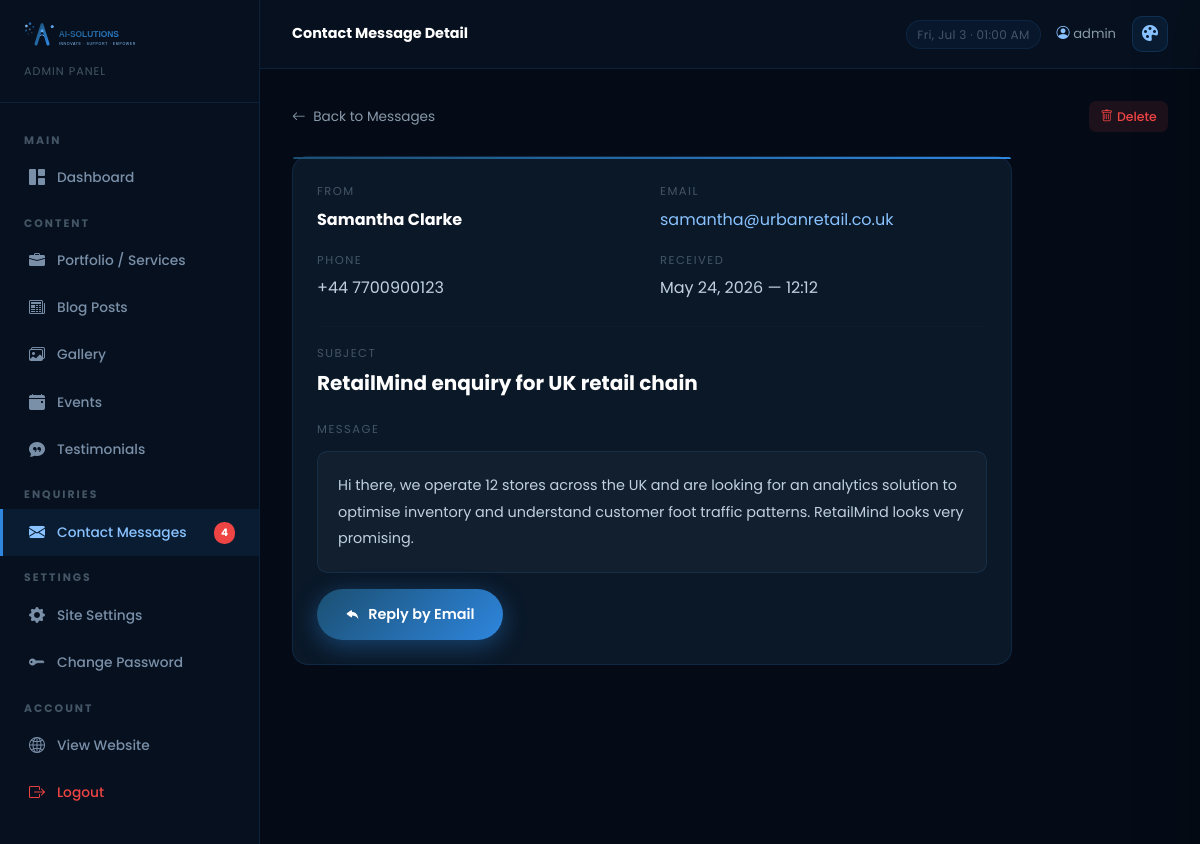
The page /panel/contacts/2/ (signed in) on the database its author committed.
### core/models.py (models this page shows, shortened)
class ContactMessage(models.Model):
    name = models.CharField(max_length=100)
    email = models.EmailField()
    phone = models.CharField(max_length=20, blank=True)
    subject = models.CharField(max_length=200)
    message = models.TextField()
    is_read = models.BooleanField(default=False)
    created_at = models.DateTimeField(auto_now_add=True)
    class Meta:
        ordering = ['-created_at']
        verbose_name = 'Contact Message'
        verbose_name_plural = 'Contact Messages'

### panel/views.py (the view)
    def wrapper(request, *args, **kwargs):
        if not request.user.is_authenticated:
            return redirect('panel_login')
        if not request.user.is_staff:
            messages.error(request, 'Access denied.')
            return redirect('panel_login')
        return view_func(request, *args, **kwargs)

### core/context_processors.py (called while the page is built)
def site_settings(request):
    return {'settings': SiteSettings.get_settings()}

def unread_messages(request):
    if request.user.is_authenticated and request.user.is_staff:
        count = ContactMessage.objects.filter(is_read=False).count()
        return {'unread_messages_count': count}
    return {'unread_messages_count': 0}

### core/models.py (called while the page is built)
    @classmethod
    def get_settings(cls):
        obj, _ = cls.objects.get_or_create(pk=1)
        return obj

### panel/views.py (called while the page is built)
def staff_required(view_func):
    def wrapper(request, *args, **kwargs):
        if not request.user.is_authenticated:
            return redirect('panel_login')
        if not request.user.is_staff:
            messages.error(request, 'Access denied.')
            return redirect('panel_login')
        return view_func(request, *args, **kwargs)
    return wrapper

@staff_required
def contact_detail(request, pk):
    msg = get_object_or_404(ContactMessage, pk=pk)
    if not msg.is_read:
        msg.is_read = True
        msg.save()
    return render(request, 'panel/contact_detail.html', {'msg': msg})

### templates/panel/contact_detail.html (shortened to what this page needs)
{% extends 'panel/base_panel.html' %}
{% block page_title %}Contact Message Detail{% endblock %}
{% block content %}
<div class="d-flex justify-content-between align-items-center mb-4">
  <a href="{% url 'panel_contacts' %}" style="color:var(--text-muted);font-size:.85rem;"><i class="bi bi-arrow-left me-1"></i> Back to Messages</a>
  <form method="post" action="{% url 'panel_contact_delete' msg.pk %}" onsubmit="return confirm('Delete this message permanently?')">
    <button type="submit" class="btn-panel-sm btn-panel-delete"><i class="bi bi-trash"></i> Delete</button>
  </form>
</div>
<div class="panel-card" style="max-width:720px;position:relative;">
  <div style="position:absolute;top:0;left:0;right:0;height:2px;background:var(--gradient-1);border-radius:16px 16px 0 0;"></div>
  <div class="row g-3 mb-4">
    <div class="col-md-6">
      <div style="font-size:.72rem;text-transform:uppercase;letter-spacing:1.5px;color:#445566;margin-bottom:.25rem;">From</div>
      <div style="color:#fff;font-weight:700;font-size:1rem;">{{ msg.name }}</div>
    </div>
    <div class="col-md-6">
      <div style="font-size:.72rem;text-transform:uppercase;letter-spacing:1.5px;color:#445566;margin-bottom:.25rem;">Email</div>
      <a href="mailto:{{ msg.email }}" style="color:var(--secondary);">{{ msg.email }}</a>
    </div>
    {% if msg.phone %}
    <div class="col-md-6">
      <div style="font-size:.72rem;text-transform:uppercase;letter-spacing:1.5px;color:#445566;margin-bottom:.25rem;">Phone</div>
      <div style="color:#c0d0e0;">{{ msg.phone }}</div>
    </div>
    {% endif %}
    <div class="col-md-6">
      <div style="font-size:.72rem;text-transform:uppercase;letter-spacing:1.5px;color:#445566;margin-bottom:.25rem;">Received</div>
      <div style="color:#c0d0e0;">{{ msg.created_at|date:"F j, Y — H:i" }}</div>
    </div>
  </div>
  <hr style="border-color:var(--dark-border);margin:1rem 0;">
  <div style="font-size:.72rem;text-transform:uppercase;letter-spacing:1.5px;color:#445566;margin-bottom:.5rem;">Subject</div>
  <h5 style="color:#fff;font-weight:700;margin-bottom:1.5rem;">{{ msg.subject }}</h5>
  <div style="font-size:.72rem;text-transform:uppercase;letter-spacing:1.5px;color:#445566;margin-bottom:.75rem;">Message</div>
  <div style="background:rgba(255,255,255,0.03);border:1px solid var(--dark-border);border-radius:10px;padding:1.25rem;font-size:.9rem;color:#c0d0e0;line-height:1.85;white-space:pre-wrap;">{{ msg.message }}</div>
  <div class="mt-3">
    <a href="mailto:{{ msg.email }}?subject=Re: {{ msg.subject }}" class="btn-primary-custom" style="display:inline-flex;">
      <i class="bi bi-reply-fill"></i> Reply by Email
    </a>
  </div>
</div>
{% endblock %}

### templates/panel/base_panel.html (shortened to what this page needs)
{% load static %}
<!DOCTYPE html>
<html lang="en">
<head>
  <link href="https://cdn.jsdelivr.net/npm/bootstrap@5.3.3/dist/css/bootstrap.min.css" rel="stylesheet">
  <link rel="stylesheet" href="https://cdn.jsdelivr.net/npm/bootstrap-icons@1.11.3/font/bootstrap-icons.min.css">
  <link rel="stylesheet" href="{% static 'css/style.css' %}">
</head>
<body>
<div class="panel-wrapper">
  <aside class="panel-sidebar">
    <div class="panel-sidebar-header">
      <a href="{% url 'home' %}" class="d-block">
        <img src="{% static 'images/logo.svg' %}" alt="AI-Solutions" height="36">
      </a>
      <div style="font-size:.7rem;color:#445566;margin-top:6px;letter-spacing:1px;text-transform:uppercase;">Admin Panel</div>
    </div>
    <nav class="panel-nav">
      <span class="panel-nav-section">Main</span>
      <a href="{% url 'panel_dashboard' %}" class="panel-nav-link {% if request.resolver_match.url_name == 'panel_dashboard' %}active{% endif %}">
        <i class="bi bi-grid-1x2-fill"></i> Dashboard
      </a>
      <span class="panel-nav-section">Content</span>
      <a href="{% url 'panel_services' %}" class="panel-nav-link {% if 'panel_service' in request.resolver_match.url_name %}active{% endif %}">
        <i class="bi bi-briefcase-fill"></i> Portfolio / Services
      </a>
      <a href="{% url 'panel_blog' %}" class="panel-nav-link {% if 'panel_blog' in request.resolver_match.url_name %}active{% endif %}">
        <i class="bi bi-newspaper"></i> Blog Posts
      </a>
      <a href="{% url 'panel_gallery' %}" class="panel-nav-link {% if request.resolver_match.url_name == 'panel_gallery' %}active{% endif %}">
        <i class="bi bi-images"></i> Gallery
      </a>
      <a href="{% url 'panel_events' %}" class="panel-nav-link {% if 'panel_event' in request.resolver_match.url_name %}active{% endif %}">
        <i class="bi bi-calendar-event-fill"></i> Events
      </a>
      <a href="{% url 'panel_testimonials' %}" class="panel-nav-link {% if 'panel_testimonial' in request.resolver_match.url_name %}active{% endif %}">
        <i class="bi bi-chat-quote-fill"></i> Testimonials
      </a>
      <span class="panel-nav-section">Enquiries</span>
      <a href="{% url 'panel_contacts' %}" class="panel-nav-link {% if 'panel_contact' in request.resolver_match.url_name %}active{% endif %}">
        <i class="bi bi-envelope-fill"></i> Contact Messages
        {% with unread_count=unread_messages_count %}
        {% if unread_count > 0 %}
        <span style="margin-left:auto;background:#ef4444;color:#fff;font-size:.65rem;font-weight:700;padding:2px 7px;border-radius:10px;">{{ unread_count }}</span>
        {% endif %}
        {% endwith %}
      </a>
      <span class="panel-nav-section">Settings</span>
      <a href="{% url 'panel_settings' %}" class="panel-nav-link {% if request.resolver_match.url_name == 'panel_settings' %}active{% endif %}">
        <i class="bi bi-gear-fill"></i> Site Settings
      </a>
      <a href="{% url 'panel_password' %}" class="panel-nav-link {% if request.resolver_match.url_name == 'panel_password' %}active{% endif %}">
        <i class="bi bi-key-fill"></i> Change Password
      </a>
      <span class="panel-nav-section">Account</span>
      <a href="{% url 'home' %}" class="panel-nav-link" target="_blank">
        <i class="bi bi-globe2"></i> View Website
      </a>
      <a href="{% url 'panel_logout' %}" class="panel-nav-link" style="color:#ef4444;">
        <i class="bi bi-box-arrow-right"></i> Logout
      </a>
    </nav>
  </aside>
  <div class="panel-main">
    <div class="panel-topbar">
      <h6 style="font-size:.9rem;font-weight:700;color:#fff;margin:0;">{% block page_title %}Dashboard{% endblock %}</h6>
      <div class="d-flex align-items-center gap-3">
        <span class="panel-topbar-date d-none d-sm-block" id="panel-clock"></span>
        <span style="font-size:.82rem;color:var(--text-muted);">
          <i class="bi bi-person-circle" style="color:var(--secondary);"></i>
          {{ request.user.get_full_name|default:request.user.username }}
        </span>
        <button class="tc-trigger-btn" onclick="tcOpen()" title="Theme Customizer">
          <i class="bi bi-palette-fill"></i>
        </button>
      </div>
    </div>
    <div class="panel-content">
      {% block content %}{% endblock %}
    </div>
  </div>
</div>
</body>
</html>

### static/css/style.css (style rules this page uses)
:root { --primary: #2E86DE; --primary-dark: #1B4F72; --secondary: #89C2FF; --dark: #060f1c; --dark-card: #0a1828; --dark-card-2: #0e2038; --dark-border: rgba(46, 134, 222, 0.15); --soft-gray: #D6DBDF; --text-muted: #8899AA; --gradient-1: linear-gradient(135deg, #1B4F72 0%, #2E86DE 100%); --gradient-2: linear-gradient(135deg, #2E86DE 0%, #89C2FF 100%); --gradient-hero: linear-gradient(160deg, #050d18 0%, #0a1e38 50%, #050d18 100%); --shadow-glow: 0 0 40px rgba(46, 134, 222, 0.2); --shadow-card: 0 8px 32px rgba(0, 0, 0, 0.35); --radius-lg: 16px; --radius-pill: 50px; --transition: all 0.3s ease; }
*, *::before, *::after { box-sizing: border-box; }
html { scroll-behavior: smooth; }
body { font-family: 'Poppins', sans-serif; background-color: var(--dark); color: #C8D8E8; line-height: 1.75; overflow-x: hidden; }
h1,h2,h3,h4,h5,h6 { font-family: 'Poppins', sans-serif; font-weight: 700; color: #fff; }
a { text-decoration: none; transition: var(--transition); }
.btn-primary-custom { background: var(--gradient-1); border: none; color: #fff; padding: 0.8rem 1.8rem; border-radius: var(--radius-pill); font-weight: 600; font-size: 0.9rem; box-shadow: 0 6px 24px rgba(46,134,222,0.4); transition: var(--transition); display: inline-flex; align-items: center; gap: 8px; }
.panel-wrapper { display: flex; min-height: 100vh; background: #040b16; }
.panel-sidebar { width: 260px; background: #06101e; border-right: 1px solid var(--dark-border); display: flex; flex-direction: column; position: fixed; top: 0; left: 0; bottom: 0; overflow-y: auto; z-index: 100; }
.panel-sidebar-header { padding: 1.25rem 1.5rem; border-bottom: 1px solid var(--dark-border); }
.panel-nav { padding: 1rem 0; flex: 1; }
.panel-nav-section { font-size: 0.68rem; font-weight: 700; letter-spacing: 2px; text-transform: uppercase; color: #445566; padding: 0.75rem 1.5rem 0.3rem; display: block; }
.panel-nav-link { display: flex; align-items: center; gap: 10px; padding: 0.6rem 1.5rem; color: #7a8fa8; font-size: 0.86rem; font-weight: 500; transition: var(--transition); border-left: 3px solid transparent; }
.panel-nav-link.active { color: var(--secondary); background: rgba(46,134,222,0.1); border-left-color: var(--primary); }
.panel-nav-link i { font-size: 1rem; width: 20px; text-align: center; }
.panel-main { margin-left: 260px; flex: 1; display: flex; flex-direction: column; }
.panel-topbar { background: #06101e; border-bottom: 1px solid var(--dark-border); padding: 1rem 2rem; display: flex; align-items: center; justify-content: space-between; position: sticky; top: 0; z-index: 90; backdrop-filter: blur(8px); }
.panel-topbar-date { font-size: .75rem; color: #445566; background: rgba(46,134,222,0.07); border: 1px solid rgba(46,134,222,0.12); padding: 3px 10px; border-radius: 20px; letter-spacing: .3px; }
.panel-content { padding: 2rem; flex: 1; }
.panel-card { background: #0a1828; border: 1px solid var(--dark-border); border-radius: var(--radius-lg); padding: 1.5rem; transition: border-color 0.2s ease; }
.btn-panel-sm { padding: 0.3rem 0.7rem; border-radius: 7px; font-size: 0.78rem; font-weight: 500; border: none; display: inline-flex; align-items: center; gap: 4px; }
.btn-panel-delete { background: rgba(239,68,68,0.1); color: #ef4444; }
.tc-trigger-btn { width:36px; height:36px; border-radius:10px; background:rgba(46,134,222,.1); border:1px solid rgba(46,134,222,.2); color:var(--secondary); cursor:pointer; display:flex; align-items:center; justify-content:center; font-size:1rem; transition:var(--transition); }

### rows shown on the page
ContactMessage: name "Samantha Clarke", email "samantha@urbanretail.co.uk", phone "+44 7700900123", created_at "May 24, 2026 — 12:12", subject "RetailMind enquiry for UK retail chain", message "Hi there, we operate 12 stores across the UK and are looking for an analytics solution to optimise inventory and understand customer foot traffic patterns. RetailMind looks very promising."

### other values the page prints
{{ unread_count }} "4"
{{ request.user.get_full_name|default:request.user.username }} "admin"
